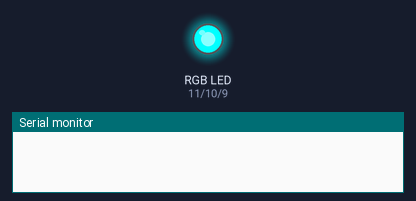
Bench run of a sketch on a simulated Arduino Uno, built with avr-gcc and run on an emulated ATmega328P. On the bench: an RGB LED mixed from three pins (HIGH = lit), the last lines printed to the serial monitor.

Above: at 0.15 s.
At 9.31 s:
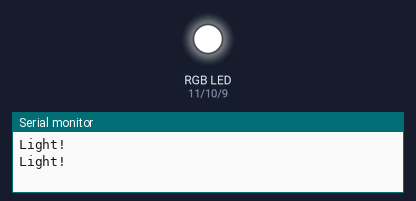
At 17.9 s:
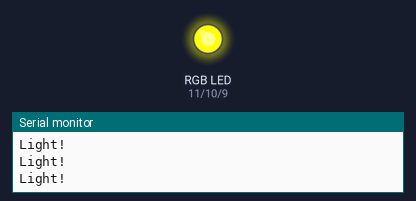
At 39.3 s:
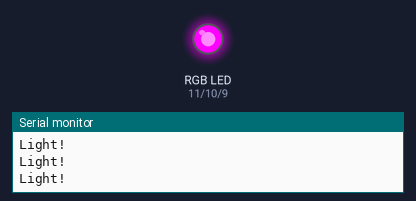
Timing chart, 0 to 40.0 s (numbered marks = the images above):
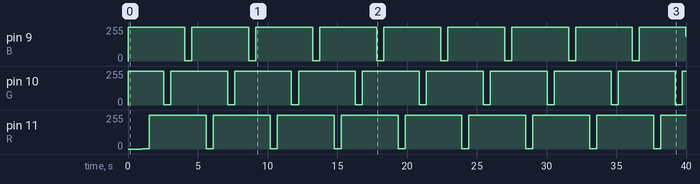

Measured:
- by itself, pin 9 (B): 0/255 → 255/255 at 0.00 s, → 1/255 4.1 s later, → 255/255 0.50 s later, → 1/255 4.1 s later, … (18 changes in this stretch)
- by itself, pin 10 (G): repeats every 4.6 s: 1/255 0.50 s, 255/255 4.1 s
- by itself, pin 11 (R): alternates 255/255 for 4.1 s and 1/255 for 0.50 s

The sketch:

COLOR_LED.ino
```cpp
#define R  11
#define G  10
#define B  9
void setup() {
  Serial.begin(9600);
  pinMode(R,OUTPUT);
  pinMode(G,OUTPUT);
  pinMode(B,OUTPUT);
}

void loop() {
  int i;

  //RED
  for(i=255;i>0;i--){
    analogWrite(R,i);
    analogWrite(G,255);
    analogWrite(B,255);
    delay(4);
    }
    delay(500);

      //GREEN
  for(i=255;i>0;i--){
    analogWrite(R,255);
    analogWrite(G,i);
    analogWrite(B,255);
    delay(4);
    }
    delay(500);

      //BLUE
  for(i=255;i>0;i--){
    analogWrite(R,255);
    analogWrite(G,255);
    analogWrite(B,i);
    delay(4);
    }
    delay(500);

    Serial.println("Light!");
}
```
